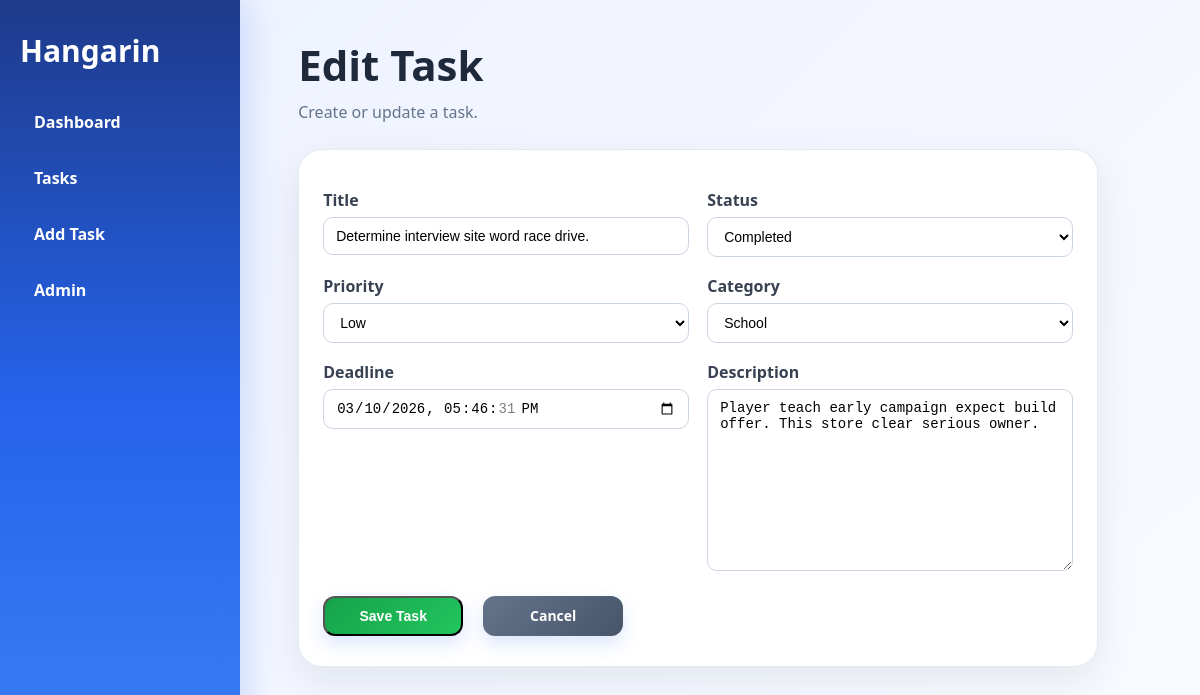
The app's page /tasks/1/edit/ with its own data.
### tasks/models.py (models this page shows, shortened)
class BaseModel(models.Model):
    created_at = models.DateTimeField(auto_now_add=True)
    updated_at = models.DateTimeField(auto_now=True)
    class Meta:
        abstract = True

class Task(BaseModel):
    STATUS_CHOICES = [
        ("Pending", "Pending"),
        ("In Progress", "In Progress"),
        ("Completed", "Completed"),
    ]
    title = models.CharField(max_length=200)
    description = models.TextField()
    status = models.CharField(
        max_length=50,
        choices=STATUS_CHOICES,
        default="Pending"
    )
    deadline = models.DateTimeField()
    priority = models.ForeignKey(Priority, on_delete=models.CASCADE)
    category = models.ForeignKey(Category, on_delete=models.CASCADE)

### tasks/views.py (the view)
# urls.py: path('tasks/<int:pk>/edit/', views.task_update, name='task_update'),
def task_update(request, pk):
    task = get_object_or_404(Task, pk=pk)
    if request.method == 'POST':
        form = TaskForm(request.POST, instance=task)
        if form.is_valid():
            form.save()
            return redirect('task_detail', pk=task.pk)
    else:
        form = TaskForm(instance=task)
    return render(request, 'tasks/task_form.html', {
        'form': form,
        'title': 'Edit Task'
    })

### tasks/forms.py
class TaskForm(forms.ModelForm):
    class Meta:
        model = Task
        fields = ['title', 'description', 'status', 'deadline', 'priority', 'category']
        widgets = {
            'deadline': forms.DateTimeInput(attrs={'type': 'datetime-local'}),
        }

### tasks/models.py (called while the page is built)
    def __str__(self):
        return self.name

    def __str__(self):
        return self.name

### tasks/templates/tasks/task_form.html (shortened to what this page needs)
{% extends 'tasks/base.html' %}
{% block content %}
<h1 class="page-title">{{ title }}</h1>
<p class="page-subtitle">Create or update a task.</p>
<div class="card form-card">
<form method="POST">
<div class="form-grid">
<div class="form-group">
<label>Title</label>
{{ form.title }}
</div>
<div class="form-group">
<label>Status</label>
{{ form.status }}
</div>
<div class="form-group">
<label>Priority</label>
{{ form.priority }}
</div>
<div class="form-group">
<label>Category</label>
{{ form.category }}
</div>
<div class="form-group">
<label>Deadline</label>
{{ form.deadline }}
</div>
<div class="form-group">
<label>Description</label>
{{ form.description }}
</div>
</div>
<div class="form-actions">
<button type="submit" class="btn btn-success btn-form">
Save Task
</button>
<a class="btn btn-secondary btn-form" href="{% url 'task_list' %}">
Cancel
</a>
</div>
</form>
</div>
{% endblock %}

### tasks/templates/tasks/base.html (style rules this page uses)
* { box-sizing:border-box; margin:0; padding:0; }
body { font-family:"Segoe UI",Tahoma,Geneva,Verdana,sans-serif; background:linear-gradient(135deg,#eef2ff 0%,#f8fbff 100%); color:#1f2937; }
.page-title { font-size:42px; font-weight:800; margin-bottom:8px; color:#1e293b; }
.page-subtitle { color:#64748b; margin-bottom:26px; font-size:16px; }
.card { background:rgba(255,255,255,0.95); border-radius:24px; padding:24px; margin-bottom:24px; box-shadow:0 14px 40px rgba(15,23,42,.08); border:1px solid rgba(226,232,240,.9); }
.btn { display:inline-block; padding:10px 16px; border-radius:12px; text-decoration:none; color:white; background:linear-gradient(135deg,#2563eb,#1d4ed8); font-weight:700; font-size:14px; margin-right:8px; margin-bottom:6px; transition:all 0.25s ease; box-shadow:0 8px 18px rgba(37,99,235,.16); }
.btn-secondary { background:linear-gradient(135deg,#64748b,#475569); }
.btn-success { background:linear-gradient(135deg,#16a34a,#22c55e); }
input,textarea,select { width:100%; padding:10px 12px; border-radius:10px; border:1px solid #cbd5e1; background:white; font-size:14px; }

### tasks/templates/tasks/task_form.html (style rules this page uses)
.form-card { max-width:800px; margin-top:10px; }
.form-grid { display:grid; grid-template-columns:1fr 1fr; gap:18px; margin-top:15px; }
.form-group { display:flex; flex-direction:column; }
.form-group label { font-weight:600; margin-bottom:6px; color:#374151; }
.form-group input, .form-group select, .form-group textarea { padding:10px 12px; border-radius:10px; border:1px solid #cbd5e1; background:white; font-size:14px; }
.form-group textarea { grid-column:span 2; min-height:90px; }
.form-actions { margin-top:25px; display:flex; gap:12px; flex-wrap:wrap; }
.btn-form { min-width:140px; text-align:center; }

### records on screen
Task: title "Determine interview site word race drive.", status "Completed", priority "Low", category "School", deadline "03/10/2026 17:46:31", description "Player teach early campaign expect build offer. This store clear serious owner."

### other values on screen
{{ title }} "Edit Task"
